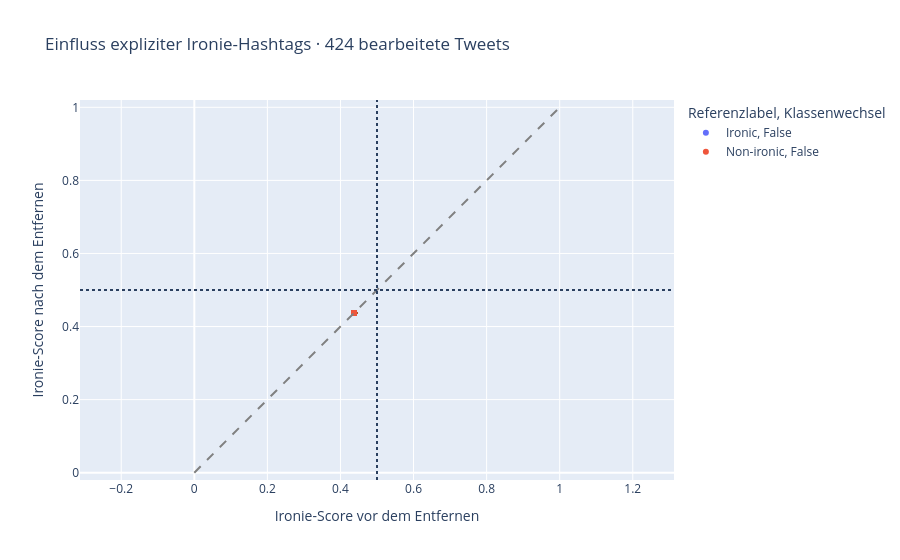

The notebook cell saved with this chart:
### Code cell
fig = px.scatter(
    changed,
    x="score_before",
    y="score_after",
    color="reference_label",
    symbol="class_flip",
    hover_data={
        "text": True,
        "edited_text": True,
        "removed_tags": True,
        "score_delta": ":.3f",
    },
    labels={
        "score_before": "Ironie-Score vor dem Entfernen",
        "score_after": "Ironie-Score nach dem Entfernen",
        "reference_label": "Referenzlabel",
        "class_flip": "Klassenwechsel",
    },
    title=f"Einfluss expliziter Ironie-Hashtags · {len(changed)} bearbeitete Tweets",
)

fig.add_shape(type="line", x0=0, y0=0, x1=1, y1=1,
              line=dict(color="gray", dash="dash"))
fig.add_vline(x=0.5, line_dash="dot")
fig.add_hline(y=0.5, line_dash="dot")
fig.update_xaxes(range=[-0.02, 1.02])
fig.update_yaxes(range=[-0.02, 1.02], scaleanchor="x", scaleratio=1)
fig.show()

### Figure 1 — Plotly figure (JSON) as saved in the notebook; plotly's stock layout.template omitted (floating-point values rounded to 4 significant figures; data arrays with more than 128 entries replaced by an {"elided": "..."} marker saying what was removed)
{"data": [{"customdata": {"elided": "311x4 mixed values"}, "hovertemplate": "Referenzlabel=Ironic<br>Klassenwechsel=False<br>Ironie-Score vor dem Entfernen=%{x}<br>Ironie-Score nach dem Entfernen=%{y}<br>text=%{customdata[0]}<br>edited_text=%{customdata[1]}<br>removed_tags=%{customdata[2]}<br>score_delta=%{customdata[3]:.3f}<extra></extra>", "legendgroup": "Ironic, False", "marker": {"color": "#636efa", "symbol": "circle"}, "mode": "markers", "name": "Ironic, False", "orientation": "v", "showlegend": true, "type": "scatter", "x": {"elided": "311 float values"}, "xaxis": "x", "y": {"elided": "311 float values"}, "yaxis": "y"}, {"customdata": {"elided": "113x4 mixed values"}, "hovertemplate": "Referenzlabel=Non-ironic<br>Klassenwechsel=False<br>Ironie-Score vor dem Entfernen=%{x}<br>Ironie-Score nach dem Entfernen=%{y}<br>text=%{customdata[0]}<br>edited_text=%{customdata[1]}<br>removed_tags=%{customdata[2]}<br>score_delta=%{customdata[3]:.3f}<extra></extra>", "legendgroup": "Non-ironic, False", "marker": {"color": "#EF553B", "symbol": "circle"}, "mode": "markers", "name": "Non-ironic, False", "orientation": "v", "showlegend": true, "type": "scatter", "x": [0.4373, 0.4373, 0.4373, 0.4373, 0.4373, 0.4373, 0.4373, 0.4373, 0.4373, 0.4373, 0.4373, 0.4373, 0.4373, 0.4373, 0.4373, 0.4373, 0.4373, 0.4373, 0.4373, 0.4373, 0.4373, 0.4373, 0.4373, 0.4373, 0.4373, 0.4373, 0.4373, 0.4373, 0.4373, 0.4373, 0.4373, 0.4373, 0.4373, 0.4373, 0.4373, 0.4373, 0.4373, 0.4373, 0.4373, 0.4373, 0.4373, 0.4373, 0.4373, 0.4373, 0.4373, 0.4373, 0.4373, 0.4373, 0.4373, 0.4373, 0.4373, 0.4373, 0.4373, 0.4373, 0.4373, 0.4373, 0.4373, 0.4373, 0.4373, 0.4373, 0.4373, 0.4373, 0.4373, 0.4373, 0.4373, 0.4373, 0.4373, 0.4373, 0.4373, 0.4373, 0.4373, 0.4373, 0.4373, 0.4373, 0.4373, 0.4373, 0.4373, 0.4373, 0.4373, 0.4373, 0.4373, 0.4373, 0.4373, 0.4373, 0.4373, 0.4373, 0.4373, 0.4373, 0.4373, 0.4373, 0.4373, 0.4373, 0.4373, 0.4373, 0.4373, 0.4373, 0.4373, 0.4373, 0.4373, 0.4373, 0.4373, 0.4373, 0.4373, 0.4373, 0.4373, 0.4373, 0.4373, 0.4373, 0.4373, 0.4373, 0.4373, 0.4373, 0.4373], "xaxis": "x", "y": [0.4373, 0.4373, 0.4373, 0.4373, 0.4373, 0.4373, 0.4373, 0.4373, 0.4373, 0.4373, 0.4373, 0.4373, 0.4373, 0.4373, 0.4373, 0.4373, 0.4373, 0.4373, 0.4373, 0.4373, 0.4373, 0.4373, 0.4373, 0.4373, 0.4373, 0.4373, 0.4373, 0.4373, 0.4373, 0.4373, 0.4373, 0.4373, 0.4373, 0.4373, 0.4373, 0.4373, 0.4373, 0.4373, 0.4373, 0.4373, 0.4373, 0.4373, 0.4373, 0.4373, 0.4373, 0.4373, 0.4373, 0.4373, 0.4373, 0.4373, 0.4373, 0.4373, 0.4373, 0.4373, 0.4373, 0.4373, 0.4373, 0.4373, 0.4373, 0.4373, 0.4373, 0.4373, 0.4373, 0.4373, 0.4373, 0.4373, 0.4373, 0.4373, 0.4373, 0.4373, 0.4373, 0.4373, 0.4373, 0.4373, 0.4373, 0.4373, 0.4373, 0.4373, 0.4373, 0.4373, 0.4373, 0.4373, 0.4373, 0.4373, 0.4373, 0.4373, 0.4373, 0.4373, 0.4373, 0.4373, 0.4373, 0.4373, 0.4373, 0.4373, 0.4373, 0.4373, 0.4373, 0.4373, 0.4373, 0.4373, 0.4373, 0.4373, 0.4373, 0.4373, 0.4373, 0.4373, 0.4373, 0.4373, 0.4373, 0.4373, 0.4373, 0.4373, 0.4373], "yaxis": "y"}], "layout": {"legend": {"title": {"text": "Referenzlabel, Klassenwechsel"}, "tracegroupgap": 0}, "shapes": [{"line": {"color": "gray", "dash": "dash"}, "type": "line", "x0": 0, "x1": 1, "y0": 0, "y1": 1}, {"line": {"dash": "dot"}, "type": "line", "x0": 0.5, "x1": 0.5, "xref": "x", "y0": 0, "y1": 1, "yref": "y domain"}, {"line": {"dash": "dot"}, "type": "line", "x0": 0, "x1": 1, "xref": "x domain", "y0": 0.5, "y1": 0.5, "yref": "y"}], "title": {"text": "Einfluss expliziter Ironie-Hashtags · 424 bearbeitete Tweets"}, "xaxis": {"anchor": "y", "domain": [0, 1], "range": [-0.02, 1.02], "title": {"text": "Ironie-Score vor dem Entfernen"}}, "yaxis": {"anchor": "x", "domain": [0, 1], "range": [-0.02, 1.02], "scaleanchor": "x", "scaleratio": 1, "title": {"text": "Ironie-Score nach dem Entfernen"}}}}
